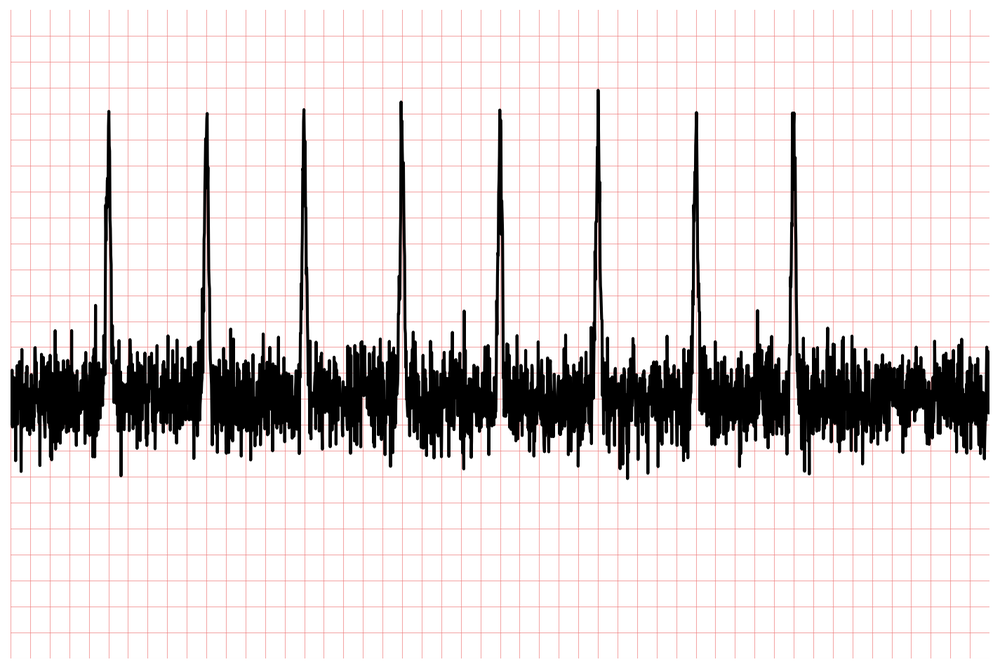
#> input picture imgs/ecg_0002.png, 1000 x 669 px, shrunk from 1425 x 953 before the run; its folder holds only this picture in this run
$ python -i grid_removal.py   (imports and definitions only)
#> lines starting #> are read from the running program, lines starting #| are printed output that depends on the picture; after the words box and inside, x2 and y2 are one past the last pixel; in counts of white or black regions, pixels touching at a corner belong together
#!/usr/bin/env python3
"""
ECG Grid Removal Module
Removes grid lines and background artifacts from scanned ECG images
"""

import cv2
import numpy as np
from pathlib import Path
import matplotlib.pyplot as plt
from typing import Tuple, Optional

class ECGGridRemover:
    """
    Advanced ECG grid removal using morphological operations and line detection
    """

    def __init__(self,
                 grid_threshold: int = 30,
                 min_line_length: int = 50,
                 max_line_gap: int = 10,
                 morph_kernel_size: int = 3):
        """
        Initialize ECG grid remover

        Args:
            grid_threshold: Threshold for grid line detection
            min_line_length: Minimum length for detected lines
            max_line_gap: Maximum gap in line detection
            morph_kernel_size: Kernel size for morphological operations
        """
        self.grid_threshold = grid_threshold
        self.min_line_length = min_line_length
        self.max_line_gap = max_line_gap
        self.morph_kernel_size = morph_kernel_size

    def detect_grid_lines(self, image: np.ndarray) -> Tuple[np.ndarray, np.ndarray]:
        """
        Detect horizontal and vertical grid lines using Hough transform

        Args:
            image: Input grayscale ECG image

        Returns:
            Tuple of (horizontal_lines, vertical_lines) coordinates
        """
        # Edge detection
        edges = cv2.Canny(image, 50, 150, apertureSize=3)

        # Detect lines using HoughLinesP
        lines = cv2.HoughLinesP(edges, 1, np.pi/180,
                               threshold=self.grid_threshold,
                               minLineLength=self.min_line_length,
                               maxLineGap=self.max_line_gap)

        horizontal_lines = []
        vertical_lines = []

        if lines is not None:
            for line in lines:
                x1, y1, x2, y2 = line[0]

                # Calculate angle to determine if line is horizontal or vertical
                angle = np.arctan2(y2 - y1, x2 - x1) * 180 / np.pi

                # Horizontal lines (within 15 degrees of horizontal)
                if abs(angle) < 15 or abs(angle) > 165:
                    horizontal_lines.append(line[0])

                # Vertical lines (within 15 degrees of vertical)
                elif 75 < abs(angle) < 105:
                    vertical_lines.append(line[0])

        return np.array(horizontal_lines), np.array(vertical_lines)

    def create_grid_mask(self, image: np.ndarray,
                        horizontal_lines: np.ndarray,
                        vertical_lines: np.ndarray,
                        line_thickness: int = 2) -> np.ndarray:
        """
        Create a binary mask for detected grid lines

        Args:
            image: Input image
            horizontal_lines: Array of horizontal line coordinates
            vertical_lines: Array of vertical line coordinates
            line_thickness: Thickness of lines in mask

        Returns:
            Binary mask where grid lines are white (255)
        """
        mask = np.zeros(image.shape[:2], dtype=np.uint8)

        # Draw horizontal lines
        if len(horizontal_lines) > 0:
            for line in horizontal_lines:
                x1, y1, x2, y2 = line
                cv2.line(mask, (x1, y1), (x2, y2), 255, line_thickness)

        # Draw vertical lines
        if len(vertical_lines) > 0:
            for line in vertical_lines:
                x1, y1, x2, y2 = line
                cv2.line(mask, (x1, y1), (x2, y2), 255, line_thickness)

        # Dilate mask to ensure complete line removal
        kernel = cv2.getStructuringElement(cv2.MORPH_RECT,
                                         (self.morph_kernel_size, self.morph_kernel_size))
        mask = cv2.dilate(mask, kernel, iterations=1)

        return mask

    # [27 lines left out: function remove_grid_morphological, not called in this run]

    def inpaint_grid_regions(self, image: np.ndarray, mask: np.ndarray) -> np.ndarray:
        """
        Use image inpainting to fill grid line regions

        Args:
            image: Input image
            mask: Binary mask of grid regions to inpaint

        Returns:
            Image with grid regions inpainted
        """
        # Convert to 3-channel if grayscale
        if len(image.shape) == 2:
            image_3ch = cv2.cvtColor(image, cv2.COLOR_GRAY2BGR)
        else:
            image_3ch = image.copy()

        # Inpaint using Telea algorithm
        inpainted = cv2.inpaint(image_3ch, mask, 3, cv2.INPAINT_TELEA)

        # Convert back to grayscale if needed
        if len(image.shape) == 2:
            inpainted = cv2.cvtColor(inpainted, cv2.COLOR_BGR2GRAY)

        return inpainted

    def remove_grid(self, image: np.ndarray, method: str = "hough") -> Tuple[np.ndarray, dict]:
        """
        Main grid removal function with multiple methods

        Args:
            image: Input ECG image (grayscale or color)
            method: Grid removal method ("hough", "morphological", "combined")

        Returns:
            Tuple of (cleaned_image, processing_info)
        """
        # Convert to grayscale if needed
        if len(image.shape) == 3:
            gray = cv2.cvtColor(image, cv2.COLOR_BGR2GRAY)
        else:
            gray = image.copy()

        processing_info = {
            "method": method,
            "original_shape": image.shape,
            "horizontal_lines_detected": 0,
            "vertical_lines_detected": 0
        }

        if method == "hough":
            # Hough transform method
            h_lines, v_lines = self.detect_grid_lines(gray)
            processing_info["horizontal_lines_detected"] = len(h_lines)
            processing_info["vertical_lines_detected"] = len(v_lines)

            # Create grid mask
            grid_mask = self.create_grid_mask(gray, h_lines, v_lines)

            # Inpaint grid regions
            cleaned = self.inpaint_grid_regions(gray, grid_mask)

        elif method == "morphological":
            # Morphological method
            cleaned = self.remove_grid_morphological(gray)

        elif method == "combined":
            # Combined approach
            # First apply morphological
            morph_cleaned = self.remove_grid_morphological(gray)

            # Then apply Hough on the result
            h_lines, v_lines = self.detect_grid_lines(morph_cleaned)
            processing_info["horizontal_lines_detected"] = len(h_lines)
            processing_info["vertical_lines_detected"] = len(v_lines)

            if len(h_lines) > 0 or len(v_lines) > 0:
                grid_mask = self.create_grid_mask(morph_cleaned, h_lines, v_lines)
                cleaned = self.inpaint_grid_regions(morph_cleaned, grid_mask)
            else:
                cleaned = morph_cleaned

        else:
            raise ValueError(f"Unknown method: {method}")

        # Enhance contrast
        cleaned = cv2.equalizeHist(cleaned)

        return cleaned, processing_info

    # [104 lines left out: functions process_batch, visualize_grid_removal, not called in this run]

# [12 lines not run here, left out]

>>> import cv2
>>> picture = cv2.imread('../imgs/ecg_0002.png')
#> picture is the input picture: shape (669, 1000, 3); mean B, G, R 218.2, 218.2, 223
>>> result = ECGGridRemover().remove_grid(picture)
#> in detect_grid_lines, `edges = cv2.Canny(image, 50, 150, apertureSize=3)`:
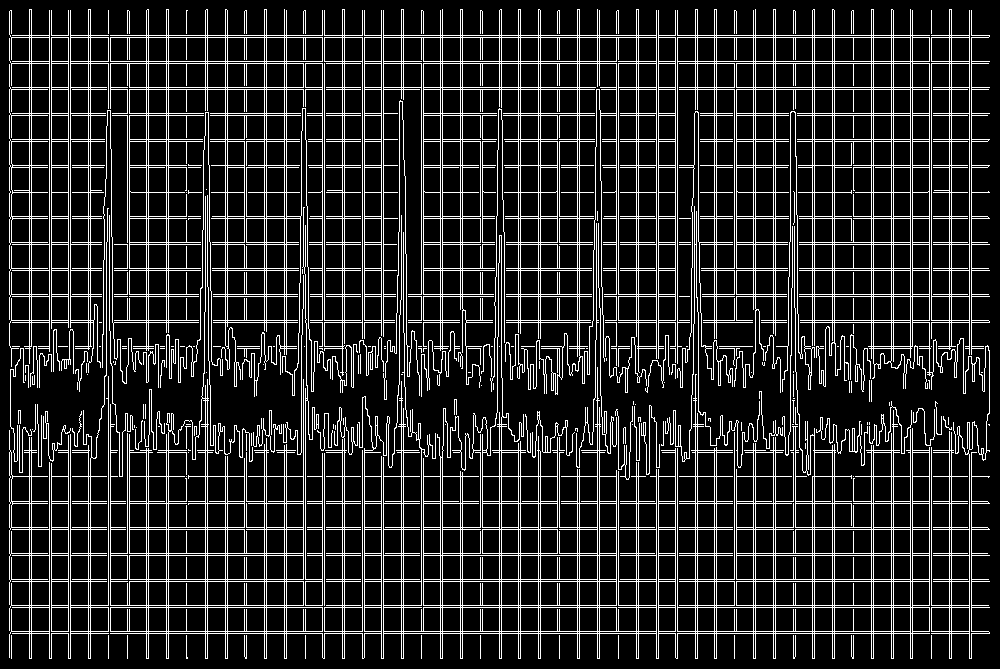
#> edges: shape (669, 1000); 15.4% white in thin lines or dots
#> in detect_grid_lines, `lines = cv2.HoughLinesP(edges, 1, np.pi/180, threshold=self.grid_thres..`: lines = 544 rows, first 6: [10, 296, 989, 296], [11, 37, 988, 37], [10, 270, 406, 270], [421, 139, 677, 139], [10, 35, 989, 35], [9, 294, 677, 294]
#> the loop in detect_grid_lines, `for line in lines:` made 544 passes
#> (x1, y1, x2, y2, angle) on passes 1 to 3: (10, 296, 989, 296, 0), (11, 37, 988, 37, 0), (10, 270, 406, 270, 0)
#> after the loop in detect_grid_lines, `for line in lines:`: horizontal_lines = 265 items, first 6: [10, 296, 989, 296], [11, 37, 988, 37], [10, 270, 406, 270], [421, 139, 677, 139], [10, 35, 989, 35], [9, 294, 677, 294]; vertical_lines = 279 items, first 6: [9, 345, 9, 11], [11, 658, 11, 452], [70, 658, 70, 428], [148, 658, 148, 435], [68, 327, 68, 10], [518, 364, 518, 9]
#> in remove_grid, `h_lines, v_lines = self.detect_grid_lines(gray)`: h_lines = 265 rows, first 6: [10, 296, 989, 296], [11, 37, 988, 37], [10, 270, 406, 270], [421, 139, 677, 139], [10, 35, 989, 35], [9, 294, 677, 294]; v_lines = 279 rows, first 6: [9, 345, 9, 11], [11, 658, 11, 452], [70, 658, 70, 428], [148, 658, 148, 435], [68, 327, 68, 10], [518, 364, 518, 9]
#> the loop in create_grid_mask, `for line in horizontal_lines:` made 265 passes
#> after the loop in create_grid_mask, `for line in horizontal_lines:`:
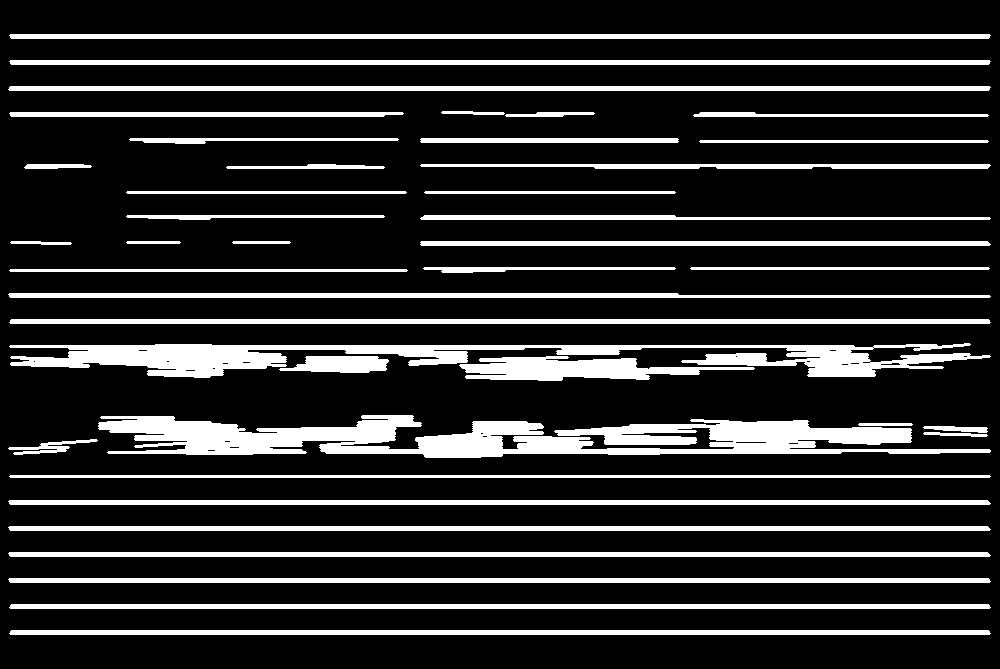
#> mask: shape (669, 1000); 17.7% white; 41 white regions, largest, box (x1, y1, x2, y2) and area: (98, 415, 991, 458) 20631, (9, 343, 991, 378) 13945, (8, 86, 991, 91) 4905
#> the loop in create_grid_mask, `for line in vertical_lines:` made 279 passes
#> after the loop in create_grid_mask, `for line in vertical_lines:`:
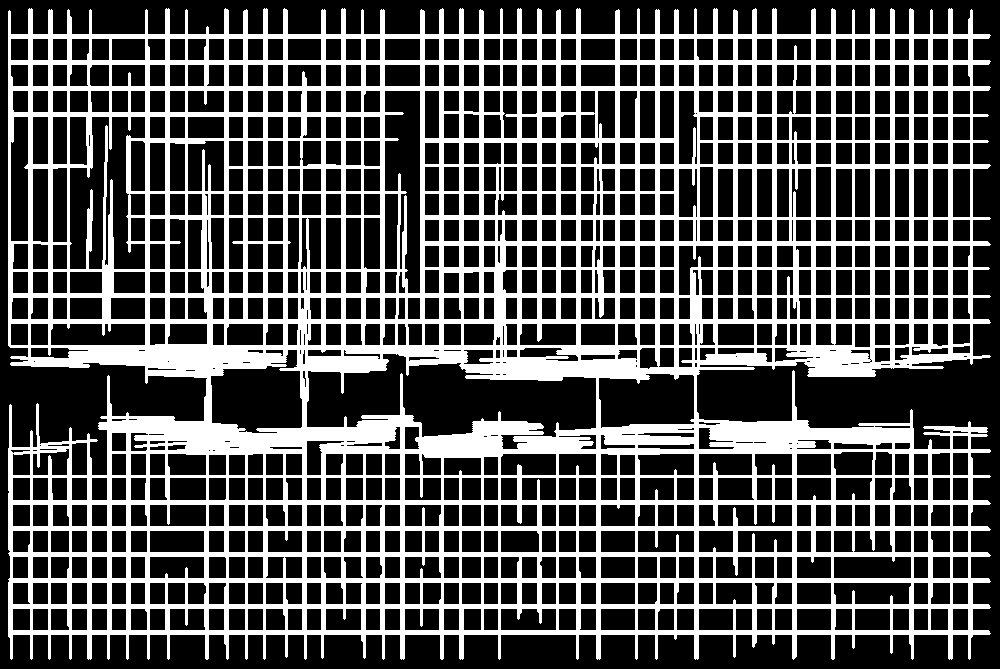
#> mask: shape (669, 1000); 32.7% white; 1 white region, box (x1, y1, x2, y2) and area: (8, 8, 991, 660) 218759
#> in create_grid_mask, `mask = cv2.dilate(mask, kernel, iterations=1)`:
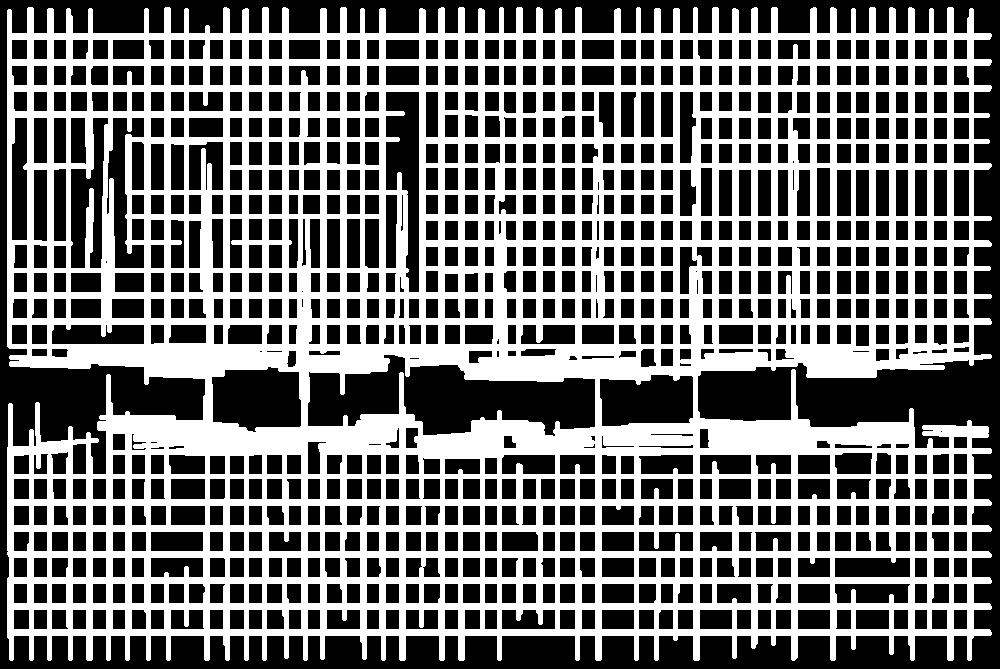
#> mask: shape (669, 1000); 44.6% white; 1 white region, box (x1, y1, x2, y2) and area: (7, 7, 992, 661) 298372
#> in remove_grid, `cleaned = cv2.equalizeHist(cleaned)`:
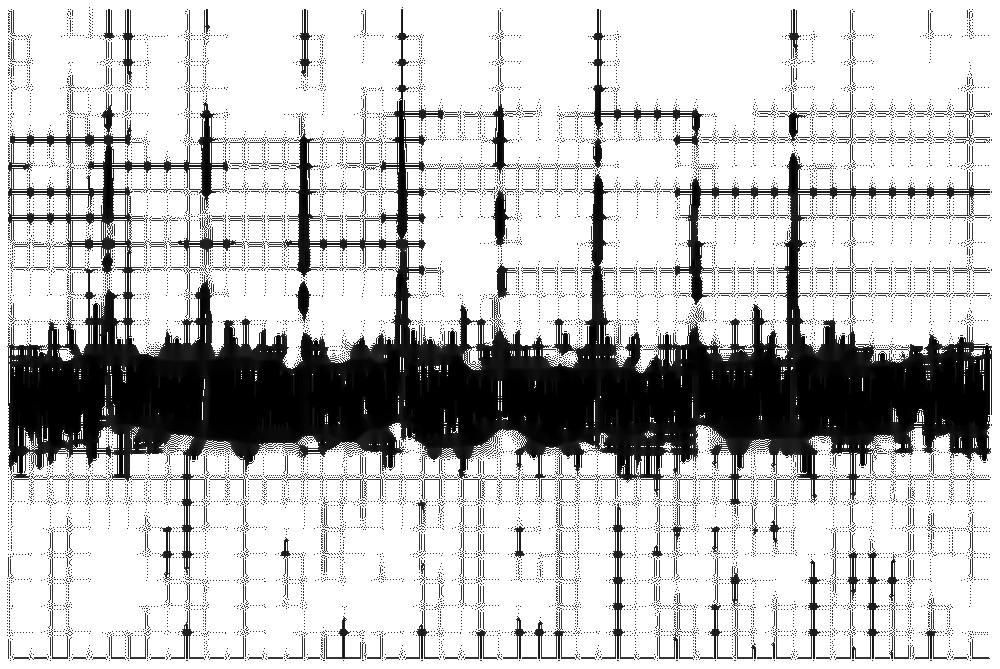
#> cleaned: shape (669, 1000); min 0, max 255, mean 195.2

$ run again, on imgs/ecg_0004.png
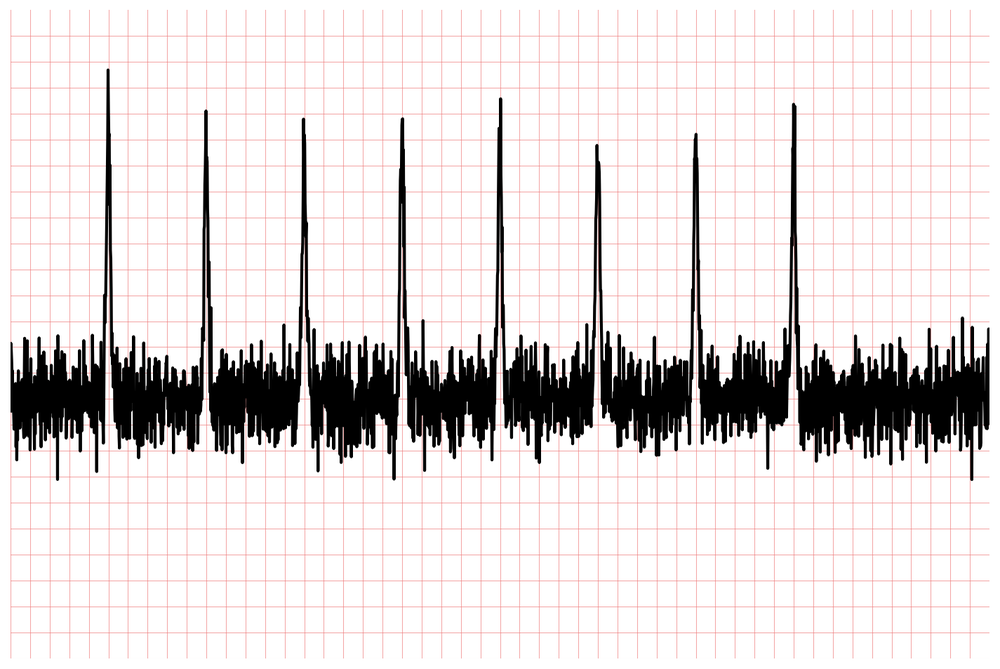
#> input picture imgs/ecg_0004.png, 1000 x 669 px, shrunk from 1425 x 953 before the run
#> picture is the input picture: shape (669, 1000, 3); mean B, G, R 218.8, 218.8, 223.6
#> in detect_grid_lines, `edges = cv2.Canny(image, 50, 150, apertureSize=3)`:
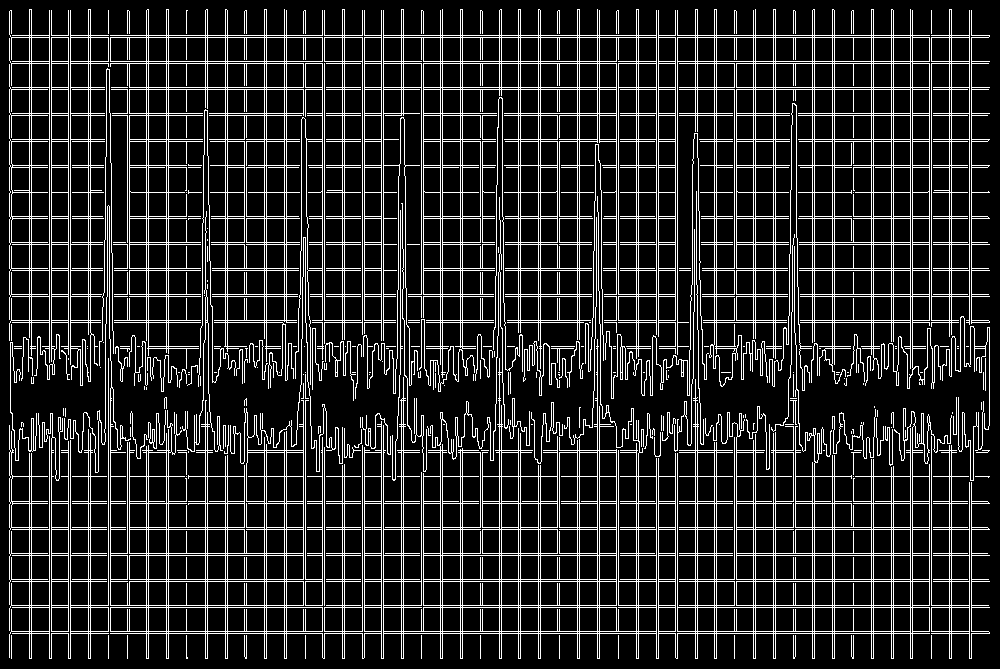
#> edges: shape (669, 1000); 15.5% white in thin lines or dots
#> lines = 541 rows, first 6: [9, 89, 988, 89], [9, 527, 987, 527], [10, 113, 989, 113], [9, 242, 383, 242], [10, 503, 989, 503], [11, 63, 988, 63]
#> the loop in detect_grid_lines, `for line in lines:` made 541 passes
#> (x1, y1, x2, y2, angle) on passes 1 to 3: (9, 89, 988, 89, 0), (9, 527, 987, 527, 0), (10, 113, 989, 113, 0)
#> after the loop in detect_grid_lines, `for line in lines:`: horizontal_lines = 276 items, first 6: [9, 89, 988, 89], [9, 527, 987, 527], [10, 113, 989, 113], [9, 242, 383, 242], [10, 503, 989, 503], [11, 63, 988, 63]; vertical_lines = 265 items, first 6: [656, 658, 656, 456], [912, 374, 912, 10], [891, 343, 891, 9], [775, 658, 775, 424], [618, 319, 618, 10], [773, 357, 773, 9]
#> h_lines = 276 rows, first 6: [9, 89, 988, 89], [9, 527, 987, 527], [10, 113, 989, 113], [9, 242, 383, 242], [10, 503, 989, 503], [11, 63, 988, 63]; v_lines = 265 rows, first 6: [656, 658, 656, 456], [912, 374, 912, 10], [891, 343, 891, 9], [775, 658, 775, 424], [618, 319, 618, 10], [773, 357, 773, 9]
#> the loop in create_grid_mask, `for line in horizontal_lines:` made 276 passes
#> the loop in create_grid_mask, `for line in vertical_lines:` made 265 passes
#> in remove_grid, `cleaned = cv2.equalizeHist(cleaned)`:
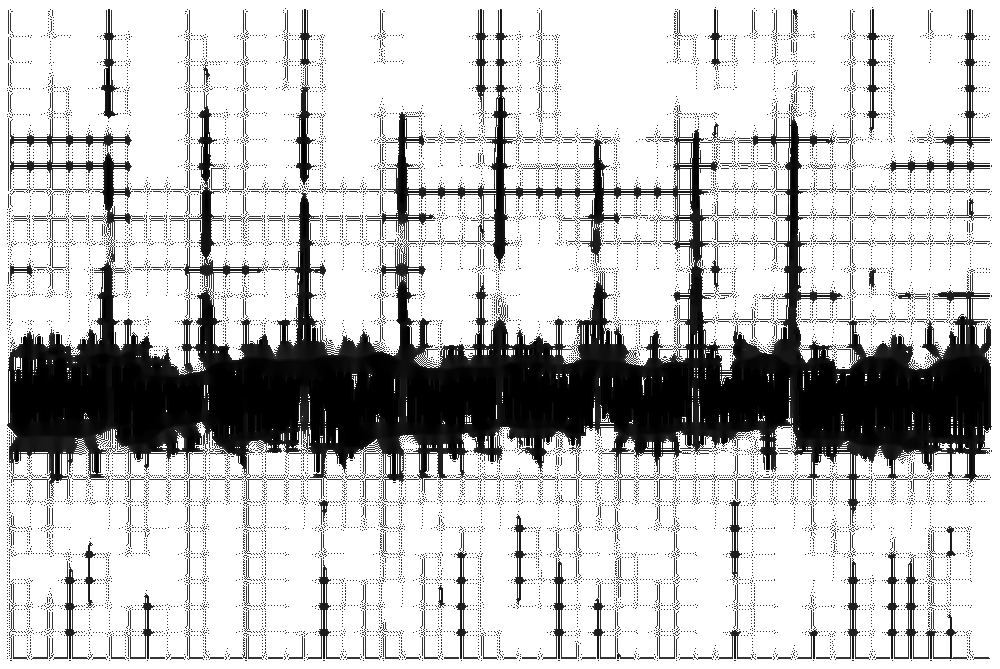
#> cleaned: shape (669, 1000); min 0, max 255, mean 195.7
